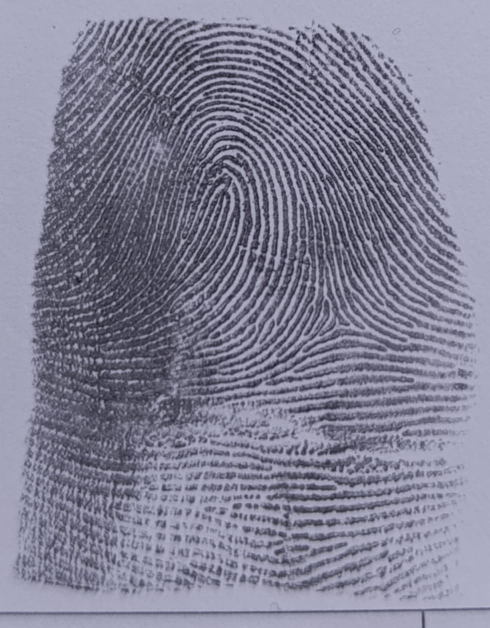
#> input picture uploads/20250324_113944_1_IMG-20250319-WA0136.jpg, 979 x 1256 px (shown at 1/2 size)
$ python -i match_fingerprint.py   (imports and definitions only)
#> lines starting #> are read from the running program, lines starting #| are printed output that depends on the picture; after the words box and inside, x2 and y2 are one past the last pixel; in counts of white or black regions, pixels touching at a corner belong together
import cv2
import numpy as np
import os
import subprocess
from pathlib import Path
from typing import Dict, Any, Union
from PIL import Image
from datetime import datetime
import uuid

class FingerprintMatcher:
    def __init__(self):
        # Get the NBIS installation path
        self.nbis_path = os.path.join(os.path.dirname(os.path.dirname(__file__)), 'nbis')
        self.mindtct_path = os.path.join(self.nbis_path, 'mindtct', 'bin', 'mindtct.exe')
        self.bozorth3_path = os.path.join(self.nbis_path, 'bozorth3', 'bin', 'bozorth3.exe')

        # Check if NBIS is available
        self.nbis_available = os.path.exists(self.mindtct_path) and os.path.exists(self.bozorth3_path)
        if not self.nbis_available:
            print("Warning: NBIS executables not found. Falling back to OpenCV.")

    # [40 lines left out: function _read_image, not called in this run]

    def _preprocess_image(self, image):
        """Preprocess image for better feature detection"""
        try:
            print("Starting image preprocessing...")

            # Convert to grayscale if needed
            if len(image.shape) == 3:
                image = cv2.cvtColor(image, cv2.COLOR_BGR2GRAY)

            # Resize image if too small
            min_size = 300
            if min(image.shape) < min_size:
                scale = min_size / min(image.shape)
                image = cv2.resize(image, None, fx=scale, fy=scale)

            # Apply histogram equalization
            image = cv2.equalizeHist(image)
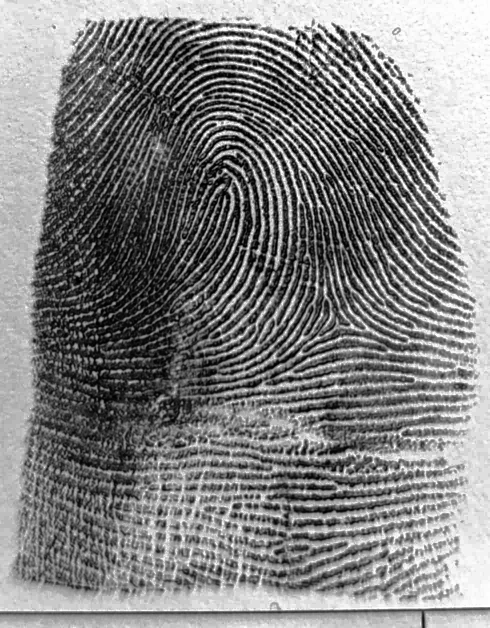
#> image: shape (1256, 979) (shown at 1/2 size); min 0, max 255, mean 129.1

            # Apply bilateral filter to preserve edges while removing noise
            image = cv2.bilateralFilter(image, 9, 75, 75)

            # Apply adaptive thresholding
            image = cv2.adaptiveThreshold(
                image, 255, cv2.ADAPTIVE_THRESH_GAUSSIAN_C, cv2.THRESH_BINARY, 11, 2
            )
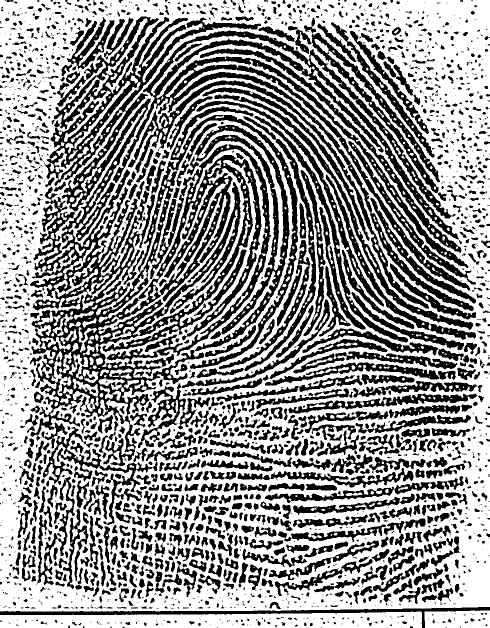
#> image: shape (1256, 979) (shown at 1/2 size); 59.1% white; 2567 black regions (1412 under 20 px), largest, box (x1, y1, x2, y2) and area: (60, 186, 596, 932) 112820, (226, 61, 948, 622) 42945, (88, 33, 522, 372) 23022

            # Apply morphological operations to enhance ridges
            kernel = np.ones((3,3), np.uint8)
            image = cv2.morphologyEx(image, cv2.MORPH_CLOSE, kernel)
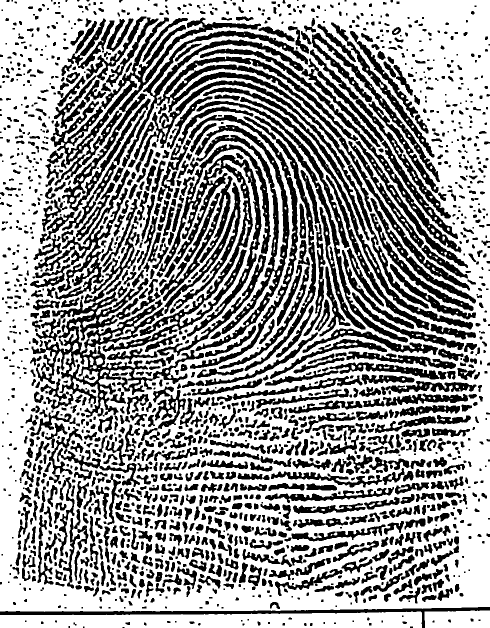
#> image: shape (1256, 979) (shown at 1/2 size); 61% white; 1795 black regions (344 under 20 px), largest, box (x1, y1, x2, y2) and area: (244, 61, 940, 581) 24693, (205, 289, 542, 704) 21469, (63, 556, 408, 835) 16333
            image = cv2.morphologyEx(image, cv2.MORPH_OPEN, kernel)
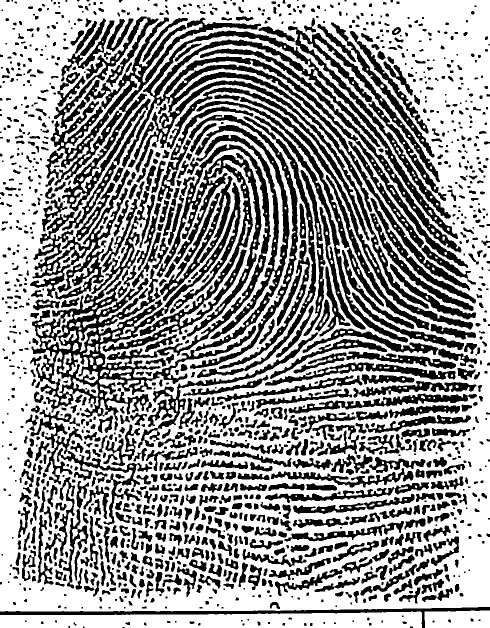
#> image: shape (1256, 979) (shown at 1/2 size); 60.2% white; 1318 black regions (290 under 20 px), largest, box (x1, y1, x2, y2) and area: (60, 250, 579, 861) 77896, (244, 61, 940, 617) 48313, (91, 35, 522, 423) 21208

            # Apply distance transform
            dist_transform = cv2.distanceTransform(image, cv2.DIST_L2, 5)
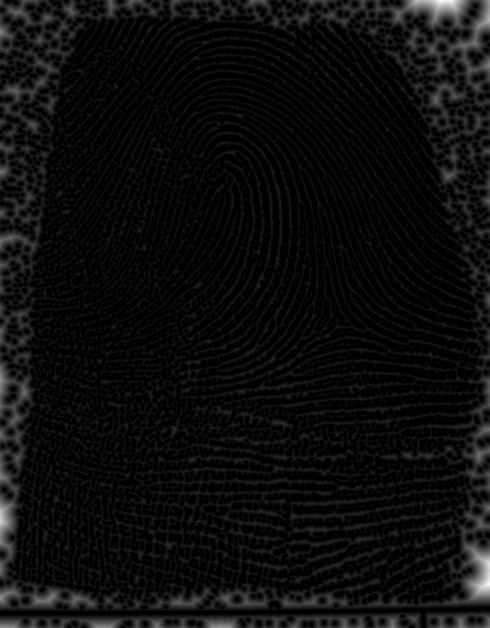
#> dist_transform: shape (1256, 979) float32 (shown at 1/2 size); min 0, max 47.17, mean 2.4; drawn with min black and max white
            image = cv2.normalize(dist_transform, None, 0, 255, cv2.NORM_MINMAX)
            image = image.astype(np.uint8)

            # Apply CLAHE for better contrast
            clahe = cv2.createCLAHE(clipLimit=3.0, tileGridSize=(8,8))
            image = clahe.apply(image)
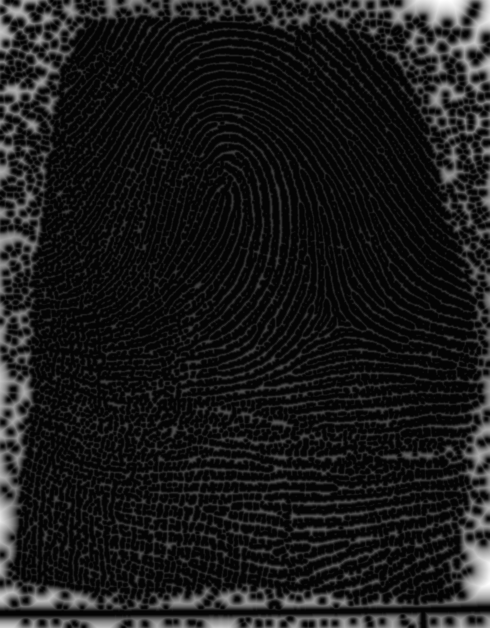
#> image: shape (1256, 979) (shown at 1/2 size); min 3, max 255, mean 26.9

            print("Image preprocessing completed")
            print(f"Preprocessed image shape: {image.shape}")
#| Preprocessed image shape: (1256, 979)
            print(f"Preprocessed image type: {image.dtype}")
#| Preprocessed image type: uint8
            print(f"Preprocessed image min/max values: {image.min()}/{image.max()}")
#| Preprocessed image min/max values: 3/255

            return image

        except Exception as e:
            print(f"Error in preprocessing: {str(e)}")
            raise

    # [136 lines left out: functions match_fingerprints, _match_with_opencv, not called in this run]

    def visualize_minutiae(self, image):
        """
        Visualize minutiae points on the fingerprint image using OpenCV
        """
        try:
            # Read and preprocess image
            if isinstance(image, str):
                image = self._read_image(image)

            processed = self._preprocess_image(image)

            # Initialize SIFT detector with custom parameters
            sift = cv2.SIFT.create(
                nfeatures=0,
                nOctaveLayers=3,
                contrastThreshold=0.02,
                edgeThreshold=20,
                sigma=1.6
            )

            # Create empty mask
            mask = np.zeros(processed.shape, dtype=np.uint8)

            # Detect keypoints
            keypoints = sift.detect(processed, mask)
#> keypoints = ()

            # Create color image for visualization
            if len(image.shape) == 2:
                vis_image = cv2.cvtColor(image, cv2.COLOR_GRAY2BGR)
            else:
                vis_image = image.copy()

            # Draw keypoints
            for kp in keypoints:
                x, y = map(int, kp.pt)
                cv2.circle(vis_image, (x, y), 3, (0, 255, 0), -1)
                # Draw direction line
                angle = kp.angle * np.pi / 180.0
                length = 10
                end_x = int(x + length * np.cos(angle))
                end_y = int(y + length * np.sin(angle))
                cv2.line(vis_image, (x, y), (end_x, end_y), (0, 255, 0), 1)
#> this loop made 0 passes

            return vis_image

        except Exception as e:
            print(f"Visualization failed: {str(e)}")
            return None

# [110 lines left out: functions get_matching_result, match_fingerprint, visualize_minutiae, not called in this run]

>>> import cv2
>>> picture = cv2.cvtColor(cv2.imread('../uploads/20250324_113944_1_IMG-20250319-WA0136.jpg'), cv2.COLOR_BGR2RGB)
>>> result = FingerprintMatcher().visualize_minutiae(picture)

$ run again, on uploads/20250324_113944_2_IMG-20250319-WA0135.jpg
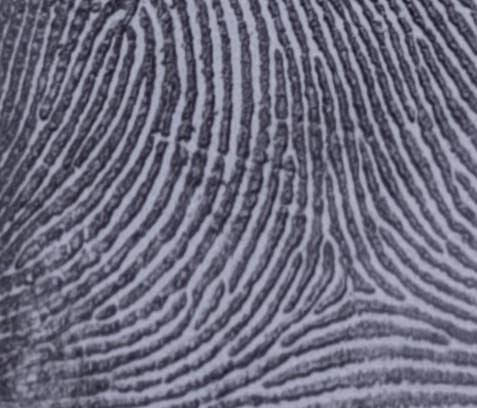
#> input picture uploads/20250324_113944_2_IMG-20250319-WA0135.jpg, 477 x 408 px
#> in _preprocess_image, `image = cv2.adaptiveThreshold( image, 255, cv2.ADAPTIVE_THRESH_GAUSSIA..`:
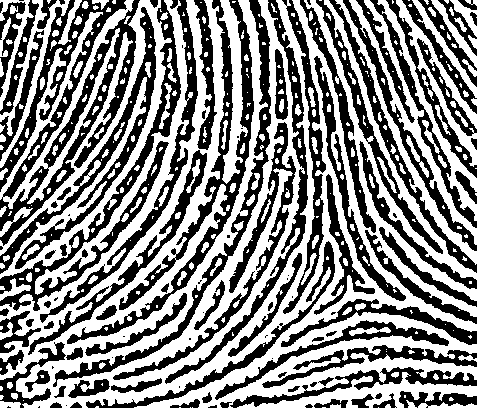
#> image: shape (408, 477); 53.3% white; 114 black regions (28 under 20 px), largest, box (x1, y1, x2, y2) and area: (0, 0, 140, 246) 9882, (67, 0, 254, 344) 6436, (0, 0, 181, 311) 5587
#> in _preprocess_image, `dist_transform = cv2.distanceTransform(image, cv2.DIST_L2, 5)`:
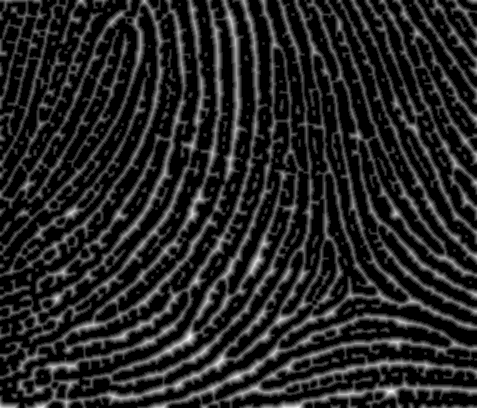
#> dist_transform: shape (408, 477) float32; min 0, max 8.4, mean 1.22; drawn with min black and max white
#| Preprocessed image shape: (408, 477)
#| Preprocessed image type: uint8
#| Preprocessed image min/max values: 4/255
#> keypoints = ()
